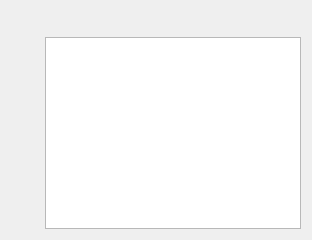
<?xml version="1.0" encoding="UTF-8"?>
<ui version="4.0">
 <class>AboutDialog</class>
 <widget class="QDialog" name="AboutDialog">
  <layout class="QHBoxLayout" name="horizontalLayout">
   <item>
    <layout class="QVBoxLayout" name="leftLayout">
     <item>
      <widget class="IconLabel" name="mIconLabel"/>
     </item>
     <item>
      <widget class="IconLabel" name="mTitleLabel"/>
     </item>
     <item>
      <widget class="QLabel" name="mSubtitle">
       <property name="alignment">
        <set>Qt::AlignHCenter</set>
       </property>
      </widget>
     </item>
     <item>
      <spacer name="verticalSpacer">
       <property name="orientation">
        <enum>Qt::Vertical</enum>
       </property>
       <property name="sizeType">
        <enum>QSizePolicy::Expanding</enum>
       </property>
       <property name="sizeHint" stdset="0">
        <size>
         <width>20</width>
         <height>40</height>
        </size>
       </property>
      </spacer>
     </item>
    </layout>
   </item>
   <item>
    <spacer name="horizontalSpacer">
     <property name="orientation">
      <enum>Qt::Horizontal</enum>
     </property>
     <property name="sizeType">
      <enum>QSizePolicy::Fixed</enum>
     </property>
     <property name="sizeHint" stdset="0">
      <size>
       <width>8</width>
       <height>0</height>
      </size>
     </property>
    </spacer>
   </item>
   <item>
    <layout class="QVBoxLayout" name="rightLayout">
     <property name="spacing">
      <number>0</number>
     </property>
     <item>
      <widget class="QLabel" name="mLabel">
       <property name="wordWrap">
        <bool>true</bool>
       </property>
      </widget>
     </item>
     <item>
      <spacer name="verticalSpacer_2">
       <property name="orientation">
        <enum>Qt::Vertical</enum>
       </property>
       <property name="sizeType">
        <enum>QSizePolicy::Fixed</enum>
       </property>
       <property name="sizeHint" stdset="0">
        <size>
         <width>0</width>
         <height>12</height>
        </size>
       </property>
      </spacer>
     </item>
     <item>
      <widget class="QTabBar" name="mTabs"/>
     </item>
     <item>
      <widget class="QTextBrowser" name="mBrowser">
       <property name="openLinks">
        <bool>false</bool>
       </property>
      </widget>
     </item>
    </layout>
   </item>
  </layout>
 </widget>
 <customwidgets>
  <customwidget>
   <class>IconLabel</class>
   <extends>QWidget</extends>
   <header>IconLabel.h</header>
  </customwidget>
 </customwidgets>
 <resources/>
 <connections/>
</ui>
